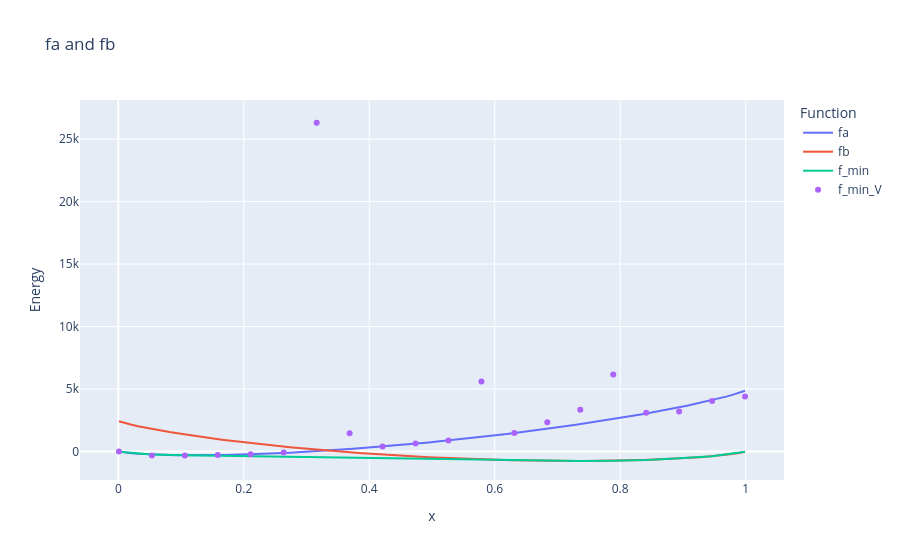

Notebook cell for this chart:
### Code cell
fig = go.Figure()
fig.add_trace(go.Scatter(x=x_values, y=ya, mode='lines', name='fa'))
fig.add_trace(go.Scatter(x=x_values, y=yb, mode='lines', name='fb'))
fig.add_trace(go.Scatter(x=x_values2, y=ym, mode='lines', name='f_min'))
fig.add_trace(go.Scatter(x=x_values2, y=ymV, mode='markers', name='f_min_V'))
fig.update_layout(
    xaxis_title='x',
    yaxis_title='Energy',
    title='fa and fb',
    legend_title='Function'
)
fig.show()
